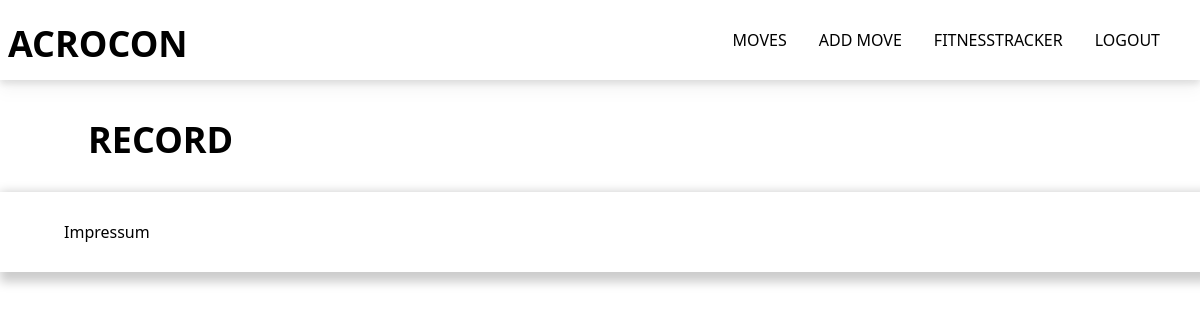
Before: /tracker/record/ (signed in) with the older database file.
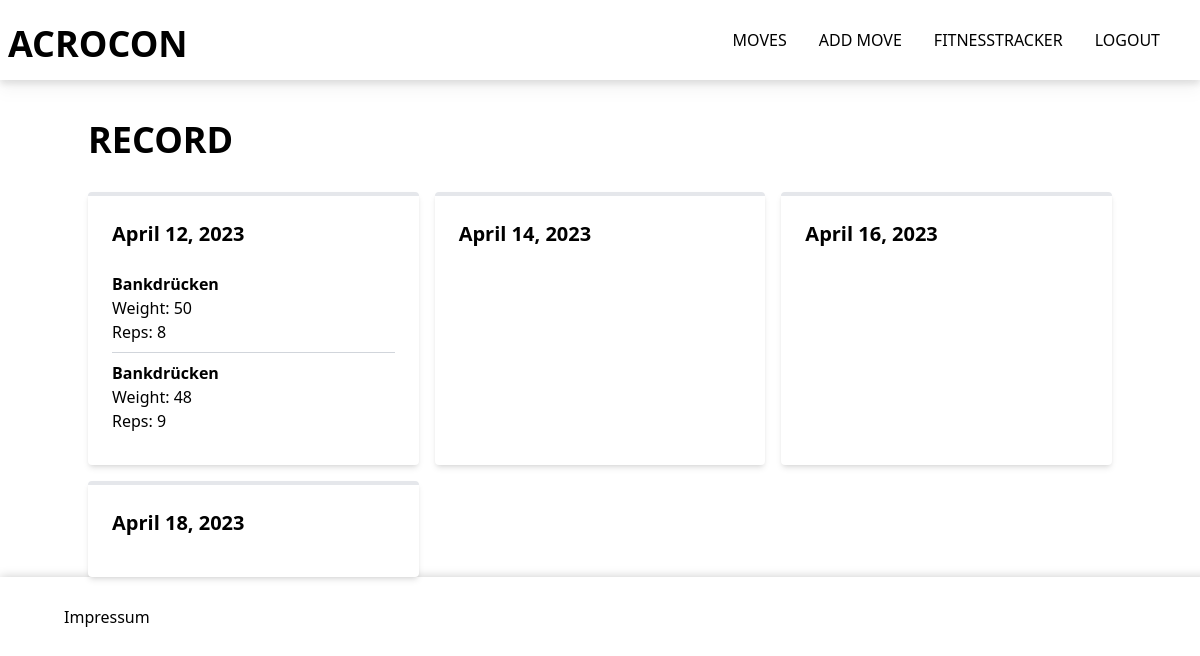
After: the same page with the newer database file.
### tracker/models.py (models this page shows)
class Training(models.Model):
    userTraining = models.ForeignKey(
        User, default=None, on_delete=models.CASCADE, null=True)
    Date = models.DateField(default=datetime.date.today)
    def __str__(self):
        return str(self.Date)

class Set(models.Model):
    Excercise = models.ForeignKey(
        Excercise, default=None, on_delete=models.CASCADE)
    Training = models.ForeignKey(
        Training, default=None, on_delete=models.CASCADE)
    Weight = models.IntegerField()
    Reps = models.IntegerField()
    def __str__(self):
        return str(self.Excercise)+str(self.Training)

class Excercise(models.Model):
    author = models.ForeignKey(User, default=User, on_delete=models.CASCADE)
    Excercise = models.TextField()
    def __str__(self):
        return str(self.Excercise)

### tracker/views.py (the view)
# urls.py: path('record/', views.record, name='record'),
def record(request):
    if request.user.is_authenticated:
        trainings = Training.objects.filter(
            userTraining=request.user).order_by('Date')
        print(trainings)
        trainingDict = {}
        for i in trainings:
            trainingDict[i] = list(Set.objects.filter(Training=i))
        print("TRAINING DICT", trainingDict)
        return render(request, 'tracker/record.html', {'trainingDict': trainingDict})
    else:
        return render(request, 'tracker/record.html')

### mysite/templates/tracker/record.html (shortened to what this page needs)
{% extends "../base.html" %}
{% block content %}
{% if user.is_authenticated %}
<div class="container mx-auto mt-[120px]">
    <h1 class="text-4xl font-bold mb-8 text-6C63FF">RECORD</h1>
    <div class="grid grid-cols-1 md:grid-cols-2 lg:grid-cols-3 gap-4">
        {% for key,value in trainingDict.items %}
            <div class="bg-white shadow-md rounded p-6 border-t-4 border-6C63FF">
                <h2 class="text-xl font-semibold mb-4 text-6C63FF">{{ key.Date }}</h2>
                <div class="divide-y divide-gray-300">
                    {% for set in value %}
                        <div class="py-2">
                            <p class="font-semibold text-6C63FF">{{ set.Excercise }}</p>
                            <p>Weight: {{ set.Weight }}</p>
                            <p>Reps: {{ set.Reps }}</p>
                        </div>
                    {% endfor %}
                </div>
            </div>
        {% endfor %}
    </div>
</div>
{% endif %}
{% endblock %}

Changed rows visible on the page:
added Training: Date "April 12, 2023"
added Set: Excercise "Bankdrücken", Weight "50", Reps "8"
added Set: Excercise "Bankdrücken", Weight "48", Reps "9"
added Training: Date "April 14, 2023"
added Training: Date "April 16, 2023"
added Training: Date "April 18, 2023"
